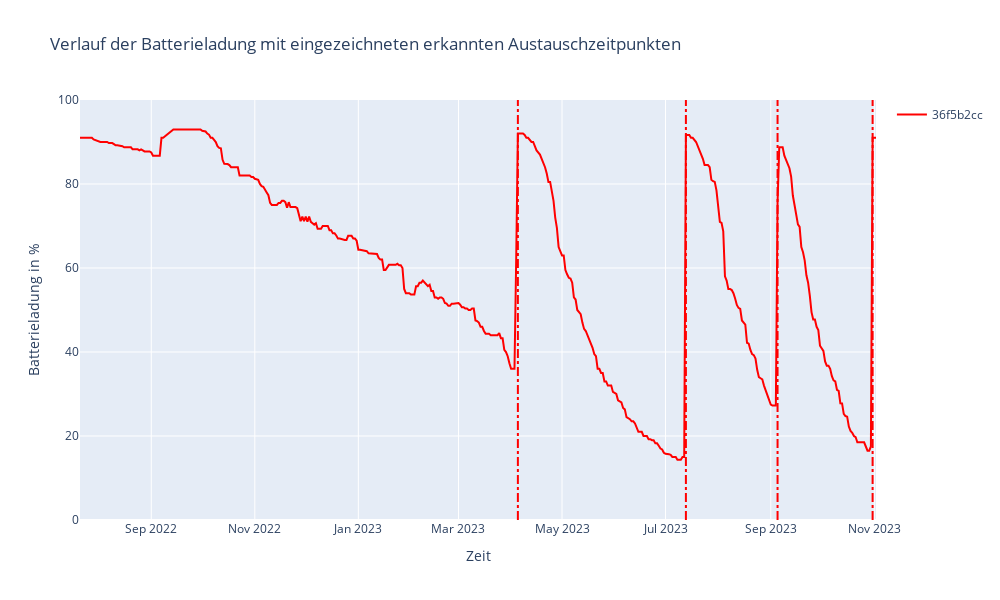
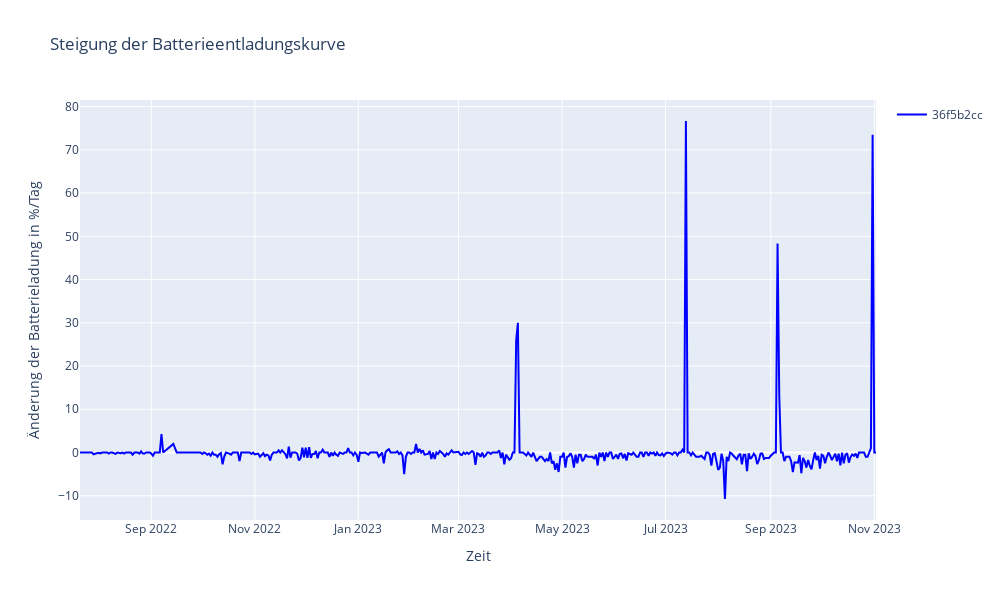

Notebook code cell kept with these figures, in order:
### Code cell
df_labeled = prep_data.label_df_peaks(df_median_smoothed)
plots.plot_devices_and_peaks(
    df_labeled,
    color="#F00",
    title="Verlauf der Batterieladung mit eingezeichneten erkannten Austauschzeitpunkten",
)
plots.plot_device(
    df_labeled,
    DEV,
    col_to_plot="battery_diff",
    color="#00F",
    title="Steigung der Batterieentladungskurve",
    y_desc="Änderung der Batterieladung in %/Tag",
    fixed_y_axis=False,
)

### Figure 1 — Plotly figure (JSON) as saved in the notebook; plotly's stock layout.template omitted (floating-point values rounded to 4 significant figures; data arrays with more than 128 entries replaced by an {"elided": "..."} marker saying what was removed)
{"data": [{"legendgroup": "00082fe6-1ce0-43a0-ae8b-f42a36f5b2cc", "marker": {"color": "#F00"}, "mode": "lines", "name": "36f5b2cc", "type": "scatter", "x": {"elided": "447 str values"}, "y": {"elided": "447 float values"}}, {"legendgroup": "00082fe6-1ce0-43a0-ae8b-f42a36f5b2cc", "line": {"color": "red", "dash": "dashdot", "width": 2}, "mode": "lines", "showlegend": false, "type": "scatter", "x": ["2023-04-05T00:00:00", "2023-04-05T00:00:00"], "y": [0, 100]}, {"legendgroup": "00082fe6-1ce0-43a0-ae8b-f42a36f5b2cc", "line": {"color": "red", "dash": "dashdot", "width": 2}, "mode": "lines", "showlegend": false, "type": "scatter", "x": ["2023-07-13T00:00:00", "2023-07-13T00:00:00"], "y": [0, 100]}, {"legendgroup": "00082fe6-1ce0-43a0-ae8b-f42a36f5b2cc", "line": {"color": "red", "dash": "dashdot", "width": 2}, "mode": "lines", "showlegend": false, "type": "scatter", "x": ["2023-09-05T00:00:00", "2023-09-05T00:00:00"], "y": [0, 100]}, {"legendgroup": "00082fe6-1ce0-43a0-ae8b-f42a36f5b2cc", "line": {"color": "red", "dash": "dashdot", "width": 2}, "mode": "lines", "showlegend": false, "type": "scatter", "x": ["2023-10-31T00:00:00", "2023-10-31T00:00:00"], "y": [0, 100]}], "layout": {"height": 600, "showlegend": true, "title": {"text": "Verlauf der Batterieladung mit eingezeichneten erkannten Austauschzeitpunkten"}, "width": 1000, "xaxis": {"title": {"text": "Zeit"}}, "yaxis": {"range": [0, 100], "title": {"text": "Batterieladung in %"}}}}

### Figure 2 — Plotly figure (JSON) as saved in the notebook; plotly's stock layout.template omitted (floating-point values rounded to 4 significant figures; data arrays with more than 128 entries replaced by an {"elided": "..."} marker saying what was removed)
{"data": [{"marker": {"color": "#00F"}, "mode": "lines", "name": "36f5b2cc", "type": "scatter", "x": {"elided": "447 str values"}, "y": {"elided": "447 float values"}}], "layout": {"height": 600, "showlegend": true, "title": {"text": "Steigung der Batterieentladungskurve"}, "width": 1000, "xaxis": {"title": {"text": "Zeit"}}, "yaxis": {"title": {"text": "Änderung der Batterieladung in %/Tag"}}}}
